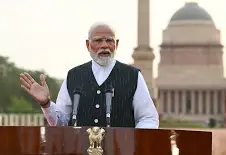
#> input picture modi.webp, 226 x 155 px
$ jupyter execute blurimg.py.ipynb   (older library calls are emulated)
#> lines starting #> are read from the running program, lines starting #| are printed output that depends on the picture
[cell 1]
import cv2
import matplotlib.pyplot as plt
import numpy as np

img = cv2.imread("modi.webp")
#> img is the input picture: shape (155, 226, 3); mean B, G, R 136.5, 146.7, 158.2
img = cv2.cvtColor(img,cv2.COLOR_BGR2RGB)
plt.imshow(img)

[cell 2]
k1 = np.array([[0,0,0],[0,1,0],[0,0,0]])
filtered_img = cv2.filter2D(img,-1,k1)
plt.imshow(filtered_img)

[cell 3]
# k1 = np.array([[0,0,0],[0,1,0],[0,0,0]])
k1 = np.array([[-1,-1,-1],[-1,12,-1],[-1,-1,-1]])
filtered_img = cv2.filter2D(img,-1,k1)
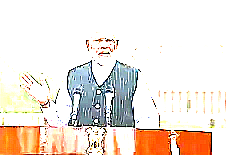
#> filtered_img: shape (155, 226, 3); mean R, G, B 238.1, 226.8, 217.4
plt.imshow(filtered_img)

[cell 4]
# blur(image,(x,y))
blur_img = cv2.blur(img,(5,5))
plt.imshow(blur_img)

[cell 5]
plt.imshow(img)

[cell 6]
image1_np = np.array(img)
image2_np = np.array(blur_img)
fig, axs = plt.subplots(1, 2, figsize=(10, 5))

axs[0].imshow(image1_np)
axs[0].set_title('Original Image')
axs[0].axis('off')

axs[1].imshow(image2_np)
axs[1].set_title('Blur Image')
axs[1].axis('off')

plt.tight_layout()
plt.show()

[cell 7]
#sharpning

import cv2
import numpy as np
import matplotlib.pyplot as plt

img= cv2.imread("modi.webp")
img = cv2.cvtColor(img,cv2.COLOR_BGR2RGB)

plt.figure(figsize=(15, 15))

k1 = np.array ([[-1,-1,-1] , [-1, 9, -1] , [-1,-1,-1]])
k2 = np.array ([[1,1,1] , [1, -7, 1] , [1,1,1]])
new_img1 = cv2.filter2D(img , -1 , k1)
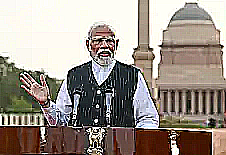
#> new_img1: shape (155, 226, 3); mean R, G, B 156.4, 146.2, 137.1
new_img2 = cv2.filter2D(img , -1 , k2)
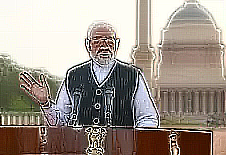
#> new_img2: shape (155, 226, 3); mean R, G, B 158, 147.5, 137.7
plt.subplot(1,3,1),plt.imshow(img)
plt.axis('off')
plt.subplot(1,3,2),plt.imshow(new_img1)
plt.axis('off')
plt.subplot(1,3,3),plt.imshow(new_img2)
plt.axis('off')

[cell 8]
#embossing

k1 = np.array ([[0,-1,-1] , [1, 0, -1] , [1,1,0]])
k2 = np.array ([[-1,-1,0] , [-1, 0, 1] , [0,1,1]])

plt.figure(figsize=(15, 15))
new_img1 = cv2.filter2D(img , -1 , k1) +128
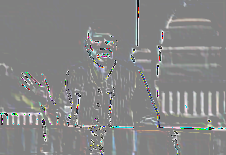
#> new_img1: shape (155, 226, 3); mean R, G, B 134.4, 134.7, 134.6
new_img2 = cv2.filter2D(img , -1 , k2) + 128
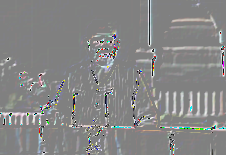
#> new_img2: shape (155, 226, 3); mean R, G, B 134.7, 134.9, 134.8

plt.subplot(1,3,1),plt.imshow(img)
plt.axis('off')
plt.subplot(1,3,2),plt.imshow(new_img1)
plt.axis('off')
plt.subplot(1,3,3),plt.imshow(new_img2)
plt.axis('off')

[cell 9]
#edge detection : soble (img,ddepth ,x,y, size)

sobelx= cv2.Sobel(img,cv2.CV_64F , 1,0,5)
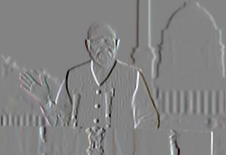
#> sobelx: shape (155, 226, 3) float64; mean R, G, B 1.6, 1.3, 1.4; drawn with min black and max white
sobely= cv2.Sobel(img,cv2.CV_64F , 0,1,5)
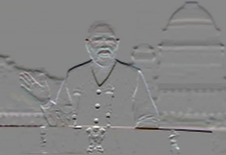
#> sobely: shape (155, 226, 3) float64; mean R, G, B -8, -9.8, -10.3; drawn with min black and max white

#lapiacian(img,ddepath)
laplacian_img = cv2.Laplacian(img, cv2.CV_64F)
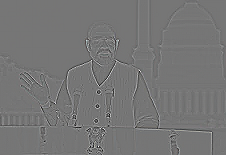
#> laplacian_img: shape (155, 226, 3) float64; mean R, G, B 0, 0, 0; drawn with min black and max white

#canny
canny_img = cv2.Canny(img, 50 , 150 )
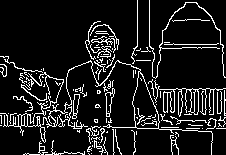
#> canny_img: shape (155, 226); 11.4% white in thin lines or dots

plt.figure(figsize=(15, 15))

plt.subplot(1,5,1),plt.imshow(img , cmap="gray")
plt.axis('off')
plt.subplot(1,5,2),plt.imshow(sobelx, cmap="gray")
plt.axis('off')
plt.subplot(1,5,3),plt.imshow(sobely, cmap="gray")
plt.axis('off')

plt.subplot(1,5,4),plt.imshow(laplacian_img, cmap="gray")
plt.axis('off')

plt.subplot(1,5,5),plt.imshow(canny_img, cmap="gray")
plt.axis('off')
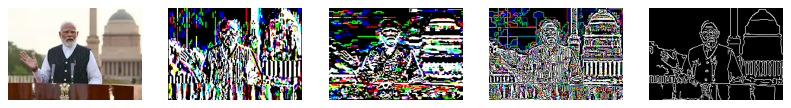
#> figure drawn by matplotlib, 5 panels

$ run again, with parrot.jfif saved as modi.webp
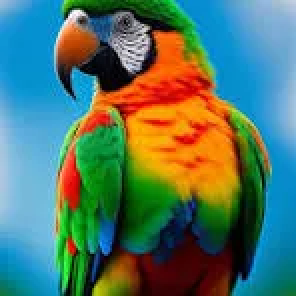
#> input picture parrot.jfif, 148 x 148 px (shown 2 times larger)
#> img is the input picture: shape (148, 148, 3); mean B, G, R 101.9, 118.1, 82.8
#> `laplacian_img = cv2.Laplacian(img, cv2.CV_64F)`:
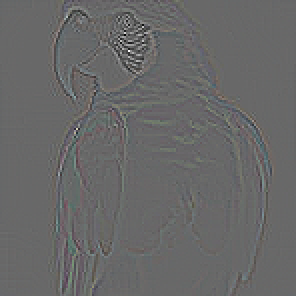
#> laplacian_img: shape (148, 148, 3) float64 (shown 2 times larger); mean R, G, B -0.1, 0, 0; drawn with min black and max white
#> `canny_img = cv2.Canny(img, 50 , 150 )`:
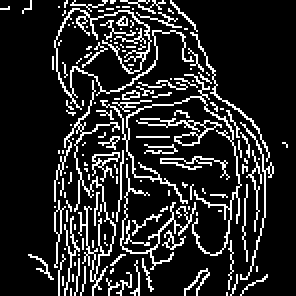
#> canny_img: shape (148, 148) (shown 2 times larger); 15.2% white in thin lines or dots
